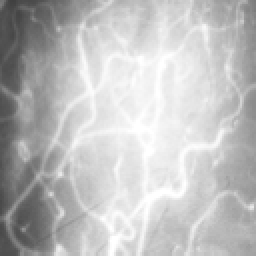
%> input picture Imagenes/angio.bmp, 128 x 128 px (shown 2 times larger)
$ octave operacionesLogGrises2.m   (GNU Octave 9; MATLAB toolbox functions it lacks are replaced by stand-ins)
%> lines starting %> are read from the running program, lines starting %| are printed output that depends on the picture
clear all
close all


A=imread('./imagenes/angio.bmp');
%> A is the input picture: size 128x128 uint8; min 64, max 255, mean 190.4
B=imread('./imagenes/franjas2.bmp');
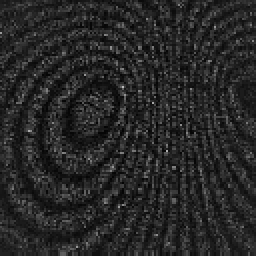
%> input picture Imagenes/franjas2.bmp, 128 x 128 px (shown 2 times larger)
%> B is the input picture: size 128x128 uint8; min 0, max 188, mean 38.6
Img = A;
[nfils,ncols]=size(Img);
%> nfils = 128; ncols = 128


imtool(A);
imtool(B);
A1 = 4*log(double(A+1));
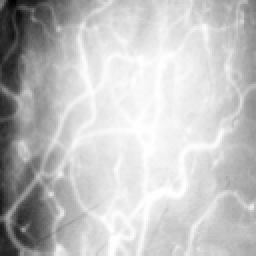
%> A1: size 128x128 double (shown 2 times larger); min 16.7, max 22.17, mean 20.9; drawn with min black and max white
B1 = 2*log(double(B+1));
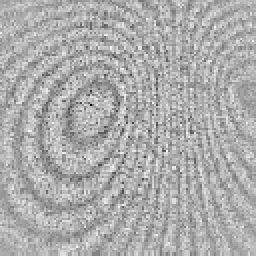
%> B1: size 128x128 double (shown 2 times larger); min 0, max 10.48, mean 7.1; drawn with min black and max white
gamma = 2;
B2 = double(B).^gamma;
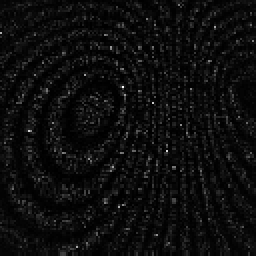
%> B2: size 128x128 double (shown 2 times larger); min 0, max 35344, mean 1889.5; drawn with min black and max white

imtool(A1,[]);
imtool(B1,[]);
imtool(B2,[]);


B3 = 2*log(double(B2+1));
imtool(B3,[]);
